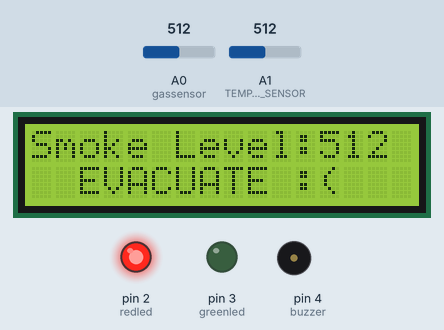
Bench run of a sketch on a simulated Arduino Uno, built with avr-gcc and run on an emulated ATmega328P. Shown: 16×2 character LCD, output pins drawn as LEDs (lit = HIGH), buzzer (waves = sounding). The inputs (shaded band) are chosen by the test bench; at power-on: A0 (gassensor) = 512, A1 (TEMPERATURE_SENSOR) = 512. What the sketch prints to the serial monitor is not drawn.

Above: at 1.2 s.
1.3 s: A0 (gassensor) set to 414
At 3.1 s:
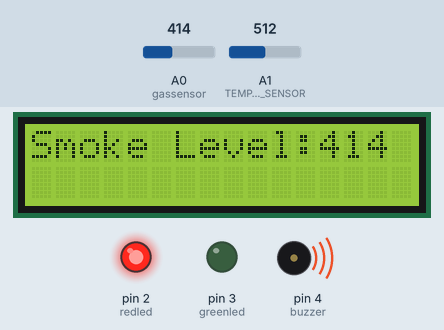
5.0 s: A0 (gassensor) set to 389
At 7.2 s:
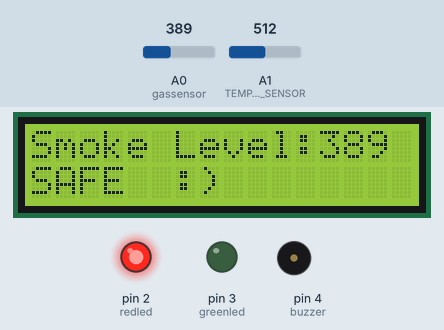
11.5 s: A1 (TEMPERATURE_SENSOR) set to 256
14.8 s: A1 (TEMPERATURE_SENSOR) set to 233
At 17.1 s:
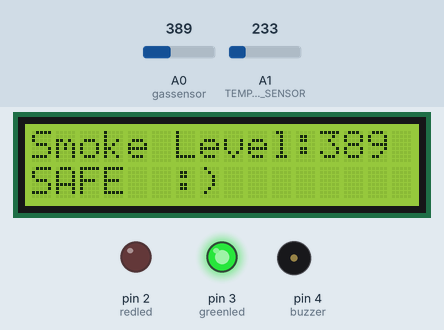
21.6 s: A0 (gassensor) set to 410
At 24.7 s:
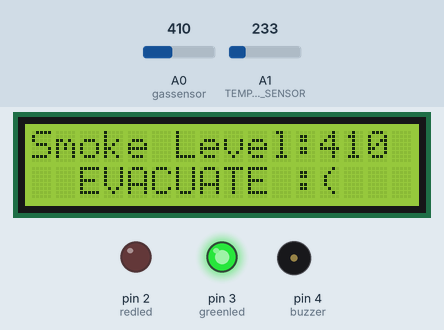
Timing chart, 0 to 29.5 s (numbered marks = the images above; inputs shaded):
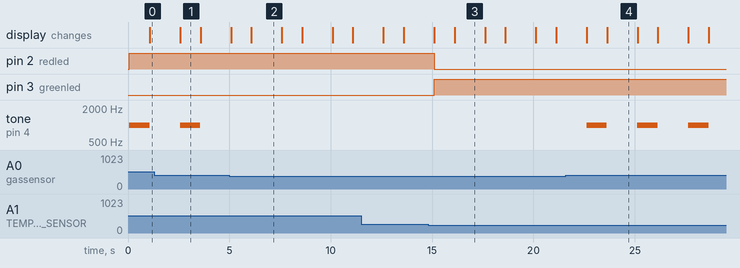

The sketch:

smoke_detector.ino
```cpp
#include <LiquidCrystal.h>
//SETUP FUNCTION
LiquidCrystal lcd(5,6,7,8,9,10);
float temp;
float vout;
float vout1;
int redled = 2;
int greenled = 3;
int buzzer = 4;
int gassensor = A0;
int sensorThresh = 400;


void setup()
{
pinMode(redled, OUTPUT);//LED OUTPUT
pinMode(greenled,OUTPUT);
pinMode(buzzer,OUTPUT);
pinMode(A1, INPUT);//TEMPERATURE SENSOR
pinMode(gassensor,INPUT);
Serial.begin(9600);
lcd.begin(16,2);//LCD(COLUMNS,ROWS)
}

void loop()
{
  vout=analogRead(A1);//VOLTAGE OUT FOR TEMPERATURE SENSOR
  vout1=(vout/1023)*5000;
  temp=(vout1-500)/10;//FROM VOLTS TO TEMP. IN C
  int analogValue = analogRead(gassensor);
  Serial.println(analogValue);

  if(temp>=70)//CASES FOR TEMP. CONDITIONS
  {
    digitalWrite(redled,HIGH);
    digitalWrite(greenled,LOW);
  }
  else
  {
    digitalWrite(greenled,HIGH);
    digitalWrite(redled,LOW);
  }

  if(analogValue>sensorThresh)//SMOKE LEVEL CONDITIONS
  {

    tone(buzzer,1000,1000);//BUZZER(tone)
    lcd.clear();
    lcd.setCursor(0,0);
    lcd.print("Smoke Level:");
    lcd.print(analogValue);

    delay(1000);
    lcd.setCursor(0,1);
    lcd.print("  EVACUATE :(");
    delay(1000);
  }
  else
  {

    noTone(buzzer);
    lcd.clear();
    lcd.setCursor(0,0);
    lcd.print("Smoke Level:");
    lcd.print(analogValue);
    delay(1000);

    lcd.setCursor(0,1);
    lcd.print("SAFE  :)");
    delay(1000);
  }
  Serial.print("in DegreeC= ");
  Serial.print(" ");
  Serial.print(temp);
  Serial.println();
  delay(500);
}
```

Measured:
- the behaviour switches between 401 and 400 on A0 (gassensor) (found by bisection; images 1 and 2)
- the behaviour switches between 246 and 245 on A1 (TEMPERATURE_SENSOR) (found by bisection; images 2 and 3)
- after the input at 1.3 s, the display: changes after 1.3 s (image 1)
- after the input at 5.0 s, tone on pin 4 (buzzer): stops changing and stays silent; the display: first changes after 0.08 s (image 2 shows a later state)
- after the input at 14.8 s, pin 2 (redled): HIGH → LOW after 0.30 s; pin 3 (greenled): LOW → HIGH after 0.30 s
- after the input at 21.6 s, tone on pin 4 (buzzer): alternates 1000 Hz for 1.0 s and silent for 1.5 s, starting after 1.0 s; the display: first changes after 1.0 s (image 4 shows a later state)
- what the display in image 1 shows lasts 1.0 s, from 2.6 s to 3.6 s
